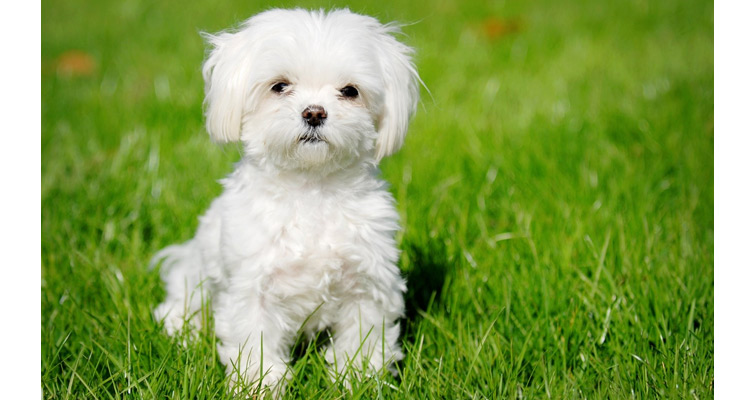
#> input picture Photos/dog.jpg, 755 x 400 px
$ python ThresholdingBinarizingImages.py
#> lines starting #> are read from the running program, lines starting #| are printed output that depends on the picture; after the words box and inside, x2 and y2 are one past the last pixel; in counts of white or black regions, pixels touching at a corner belong together
import cv2 as cv

# we can a binary image from a regular standalone image
# By setting a threshold value, pixel values below threshold value becomes 0
# and pixel values above threshold values become 255

img = cv.imread('Photos/dog.jpg')
#> img is the input picture: shape (400, 755, 3); mean B, G, R 89.3, 162.8, 137
cv.imshow('Image', img)

gray = cv.cvtColor(img, cv.COLOR_BGR2GRAY)
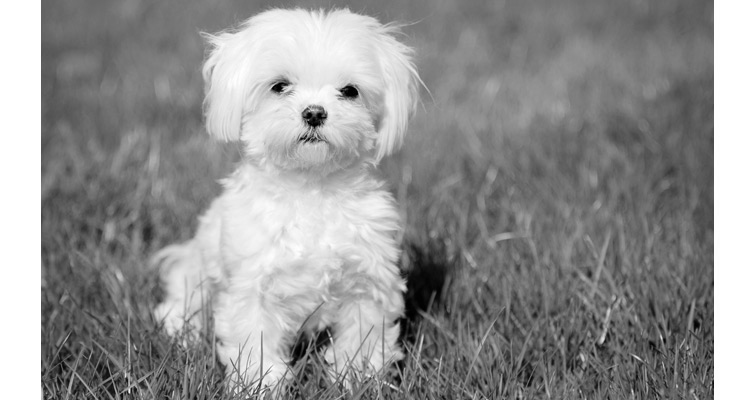
#> gray: shape (400, 755); min 0, max 255, mean 146.7
cv.imshow('Grayscale Image', gray)

# simple thresholding
# Thresh is binarized image or threshold image
# and threshold is same value that we have passed (150)

threshold, thresh = cv.threshold(gray, 150, 255, cv.THRESH_BINARY)
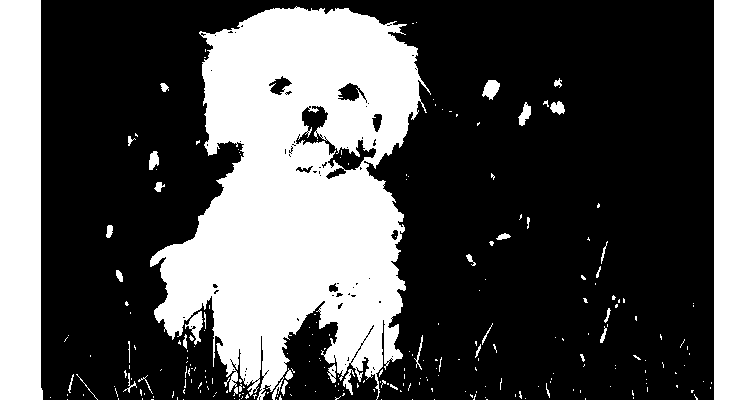
#> thresh: shape (400, 755); 34.1% white; 251 white regions (212 under 20 px), largest, box (x1, y1, x2, y2) and area: (150, 6, 431, 400) 66909, (0, 0, 43, 400) 16422, (714, 0, 755, 400) 16400
cv.imshow('Simple threshold image', thresh)

# inverse threshold image

threshold, thresh_inverse = cv.threshold(gray, 150, 255, cv.THRESH_BINARY_INV)
cv.imshow('Simple threshold inverse image', thresh_inverse)


# We get different images with different threshold values
# downside : we have to manually specify specific threshold value
# in some cases this might work but in more advance cases won't work
# we can let the computer find the optimal threshold value by itself to binarize the image - adaptive

# Adaptive thresholding
# block size of kernel size opencv need to find the mean to find the optimal threshold value
# c value is integer that is subtracted from the mean that allow us to fine tune our threshold

adaptive_thresh = cv.adaptiveThreshold(gray, 255, cv.ADAPTIVE_THRESH_MEAN_C, cv.THRESH_BINARY, 11, 3)
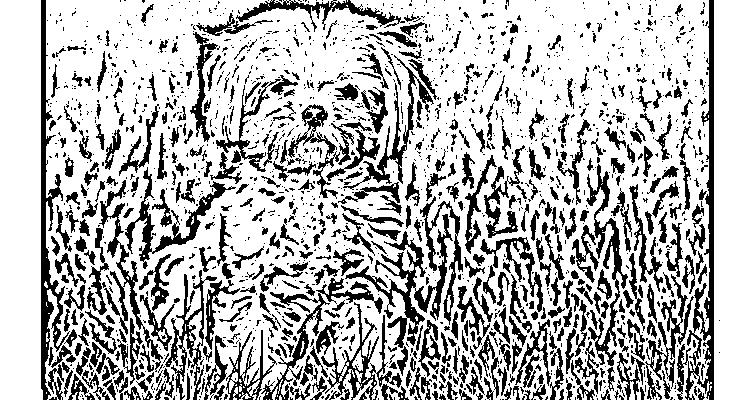
#> adaptive_thresh: shape (400, 755); 72.7% white; 1826 black regions (1337 under 20 px), largest, box (x1, y1, x2, y2) and area: (677, 0, 714, 400) 3350, (41, 0, 70, 400) 3095, (345, 214, 453, 348) 2881
cv.imshow('Mean Adaptive thresholding', adaptive_thresh)

# inverse threshold image
adaptive_thresh_inverse = cv.adaptiveThreshold(gray, 255, cv.ADAPTIVE_THRESH_MEAN_C, cv.THRESH_BINARY_INV, 11, 3)
cv.imshow('Mean Adaptive thresholding inverse', adaptive_thresh_inverse)

# we don't have to stick with mean we can change that , example gaussian -
# it add a weight to each pixel value and then computed the mean across those pixels
# ,so we get a better image as compared to mean
# but this depends on situations, in some cases mean works better and in some cases gaussian works better.

adaptive_thresh = cv.adaptiveThreshold(gray, 255, cv.ADAPTIVE_THRESH_GAUSSIAN_C, cv.THRESH_BINARY, 11, 3)
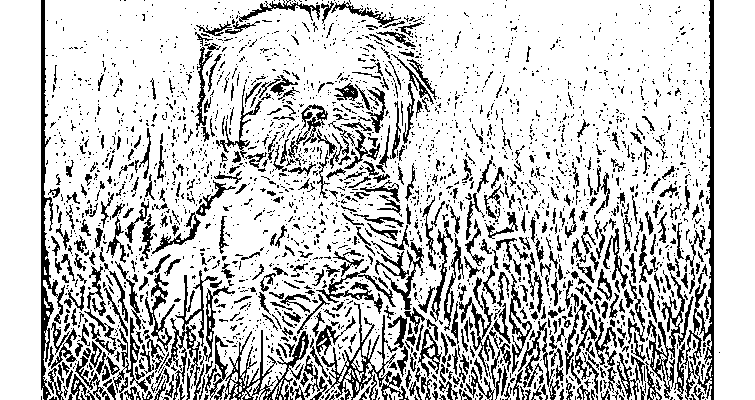
#> adaptive_thresh: shape (400, 755); 78.4% white; black in thin lines or dots, all inside (x1, y1, x2, y2) = (41, 0, 720, 400)
cv.imshow('Gaussian Adaptive thresholding', adaptive_thresh)

# inverse threshold image
adaptive_thresh_inverse = cv.adaptiveThreshold(gray, 255, cv.ADAPTIVE_THRESH_GAUSSIAN_C, cv.THRESH_BINARY_INV, 11, 3)
cv.imshow('Gaussian Adaptive thresholding inverse', adaptive_thresh_inverse)


cv.waitKey(0)

$ run again, with Photos/cat.jpg copied over Photos/dog.jpg
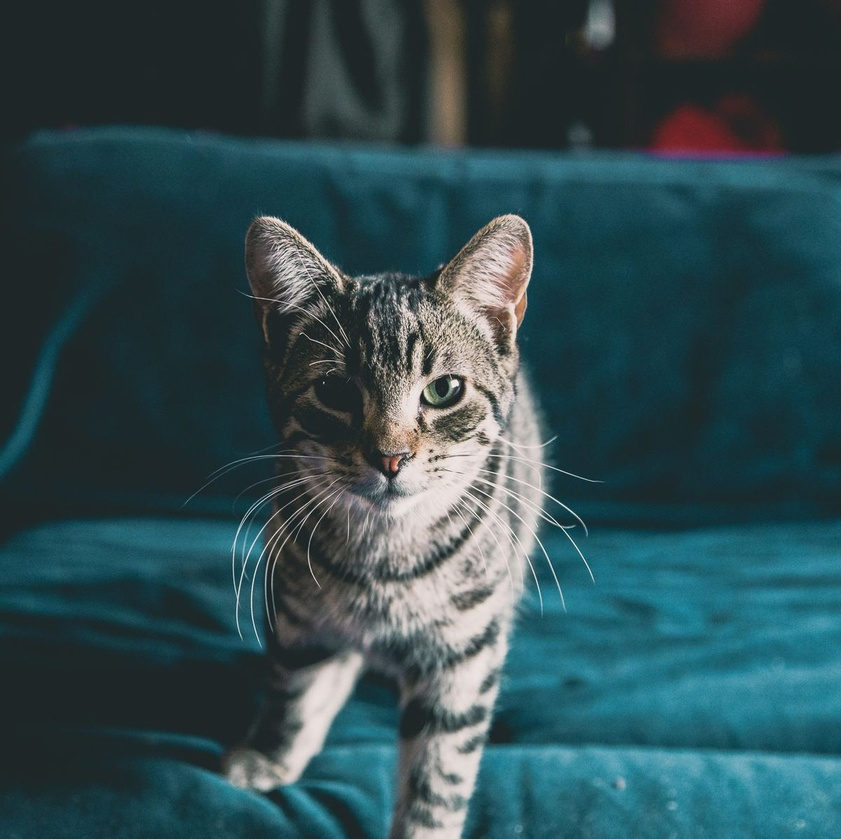
#> input picture Photos/cat.jpg, 841 x 839 px, shrunk from 1200 x 1197 before the run
#> img is the input picture: shape (839, 841, 3); mean B, G, R 81.8, 76.4, 48.9
#> `threshold, thresh = cv.threshold(gray, 150, 255, cv.THRESH_BINARY)`:
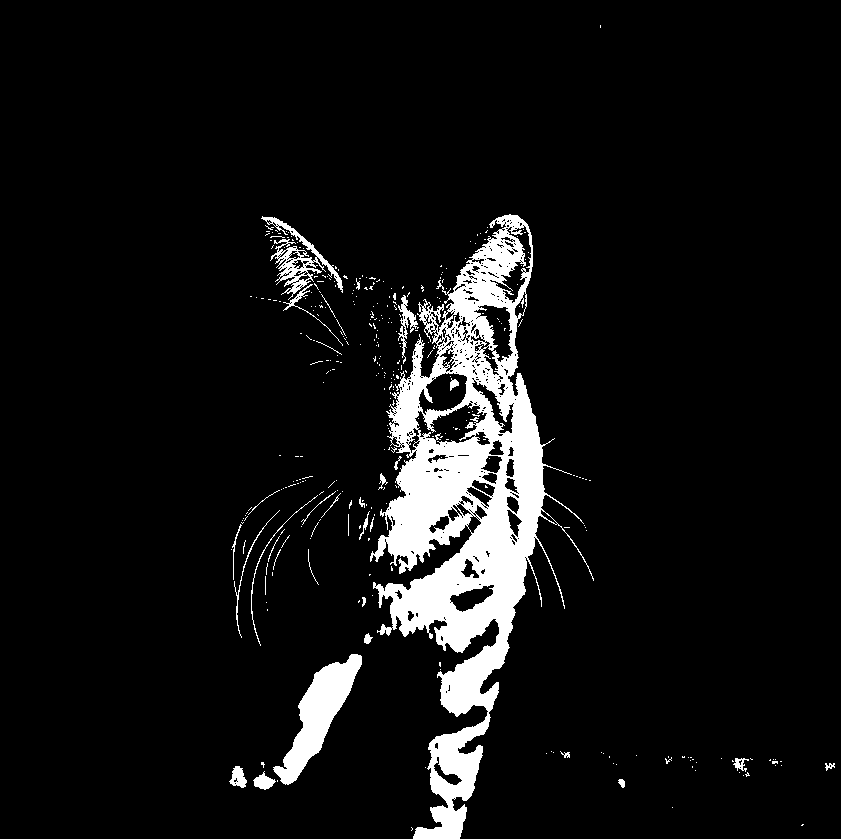
#> thresh: shape (839, 841); 7.4% white; 347 white regions (315 under 20 px), largest, box (x1, y1, x2, y2) and area: (370, 214, 594, 839) 43422, (273, 654, 362, 785) 4088, (261, 216, 343, 300) 1584
#> `adaptive_thresh = cv.adaptiveThreshold(gray, 255, cv.ADAPTIVE_THRESH_G..`:
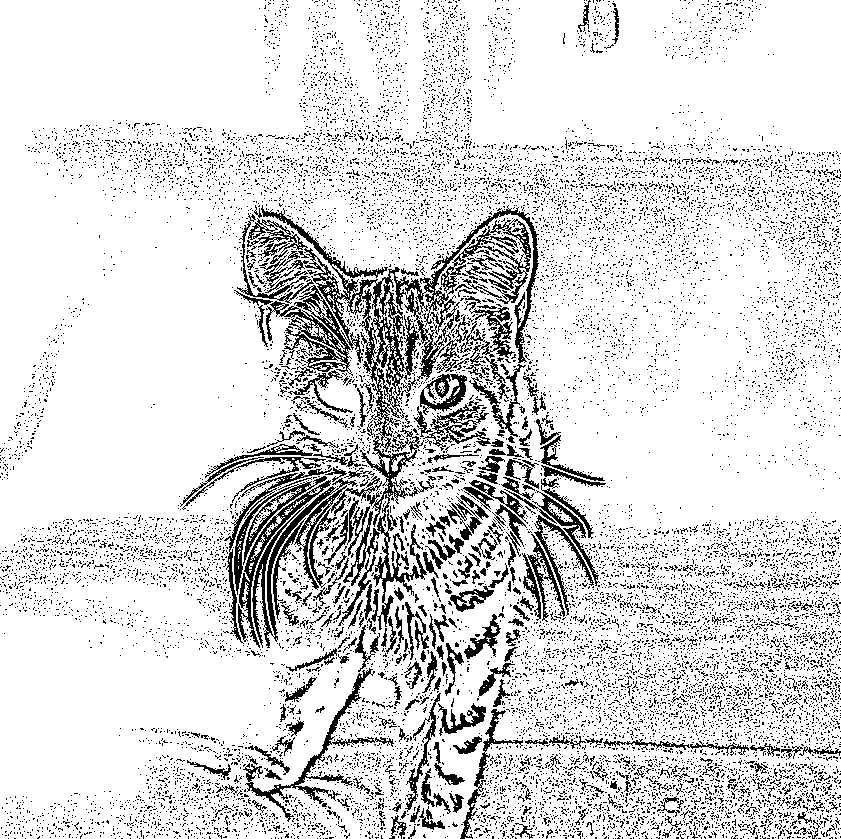
#> adaptive_thresh: shape (839, 841); 85.7% white; black in thin lines or dots
